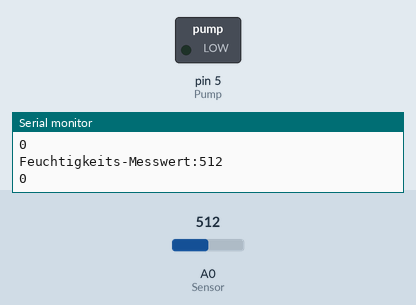
A sketch run on a simulated Arduino Uno, built with avr-gcc and run on an emulated ATmega328P. Shown: switched loads named in the sketch (green lamp = pin HIGH), the last lines printed to the serial monitor. The test bench sets the inputs (shaded band); at power-on: A0 (Sensor) = 512.

Above: at 1.2 s.
1.3 s: A0 (Sensor) set to 953
2.8 s: A0 (Sensor) set to 971
At 4.0 s:
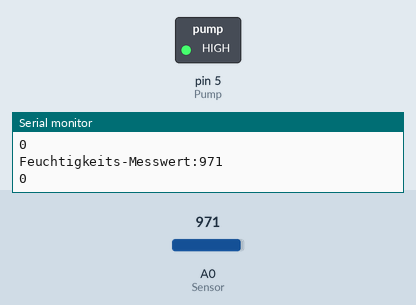
Timing chart, 0 to 5.8 s (numbered marks = the images above; inputs shaded):
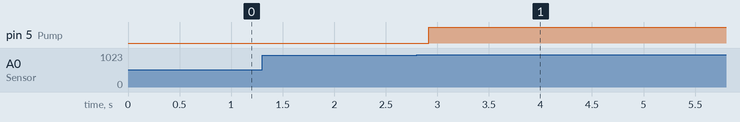

Measured:
- the behaviour switches between 960 and 961 on A0 (Sensor) (found by bisection; images 0 and 1)
- after the input at 2.8 s, pin 5 (Pump): LOW → HIGH after 0.12 s

The sketch:

Gardening.ino
```cpp
//Unter der Variablen "messwert" wird später der Messwert des Sensors gespeichert.
int messwert=0;
int temp = 0; //temporäre Variable
int Pump=5;

#define Sensor        A0
void setup() { ////Hier beginnt das Setup.

  Serial.begin(9600); //Die Kommunikation mit dem seriellen Port wird gestartet. Das benötigt man, um sich den ausgelesenen Wert im serial monitor anzeigen zu lassen.
  pinMode (5, OUTPUT);
  pinMode(Sensor,INPUT_PULLUP);
}


void loop() { //Hier beginnt der Hauptteil

 messwert=analogRead(Sensor); //Die Spannung an dem Sensor wird ausgelesen und unter der Variable „messwert“ gespeichert.

  Serial.print("Feuchtigkeits-Messwert:"); //Ausgabe am Serial-Monitor: Das Wort „Feuchtigkeits-Messwert:"
  Serial.println(messwert); //und im Anschluss der eigentliche Messwert.
  Serial.println(temp);


  delay(100); //Zum Schluss noch eine kleine Pause, damit nicht zu viele Zahlenwerte über den Serial-Monitor rauschen.


if (messwert>960) {
digitalWrite(Pump, HIGH); //...soll die Pumpe pumpen.
delay(10000); //pumpe fuer 10 sec
temp=analogRead(Sensor); //neuen Sensorwert nach pumpen messen
}

else if (temp>960){ // wenn neuer Sensorwert nach 10sec pumpen immer noch "trocken" sagt ist der Wassertank scheinbar leer
  digitalWrite(Pump, LOW);
}

else{
  digitalWrite(Pump, LOW);
}


}
```
